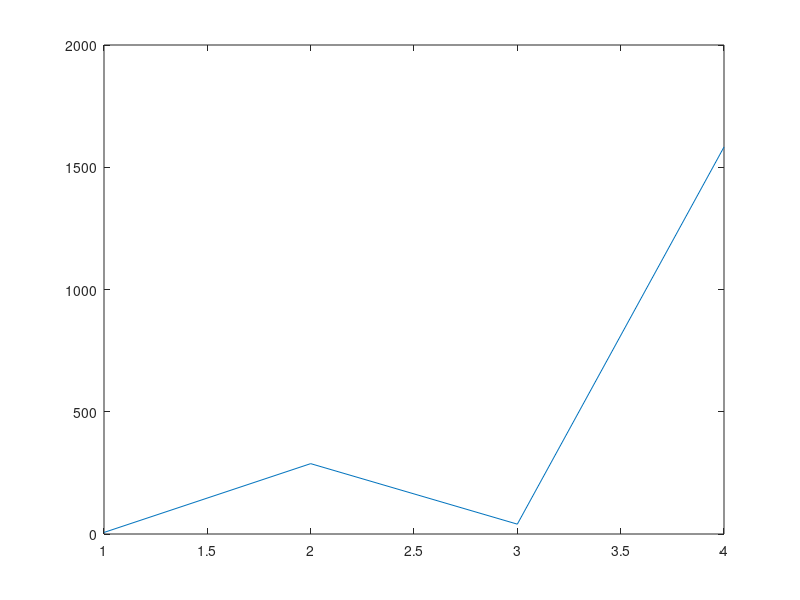

Recreate this plot in MATLAB.
clear
A = [0 0 1 0; 0 0 0 1; 0 0.7796 0 0 ; 0 30.256 0 0]
C = [1 0 0 0]
Q = [1 0 0 0; 0 1 0 0; 0 0 1 0; 0 0 0 1]
R = [[1]]
L = 0.5 * lqr(A', C', Q, R)
L = L'
plot(L)